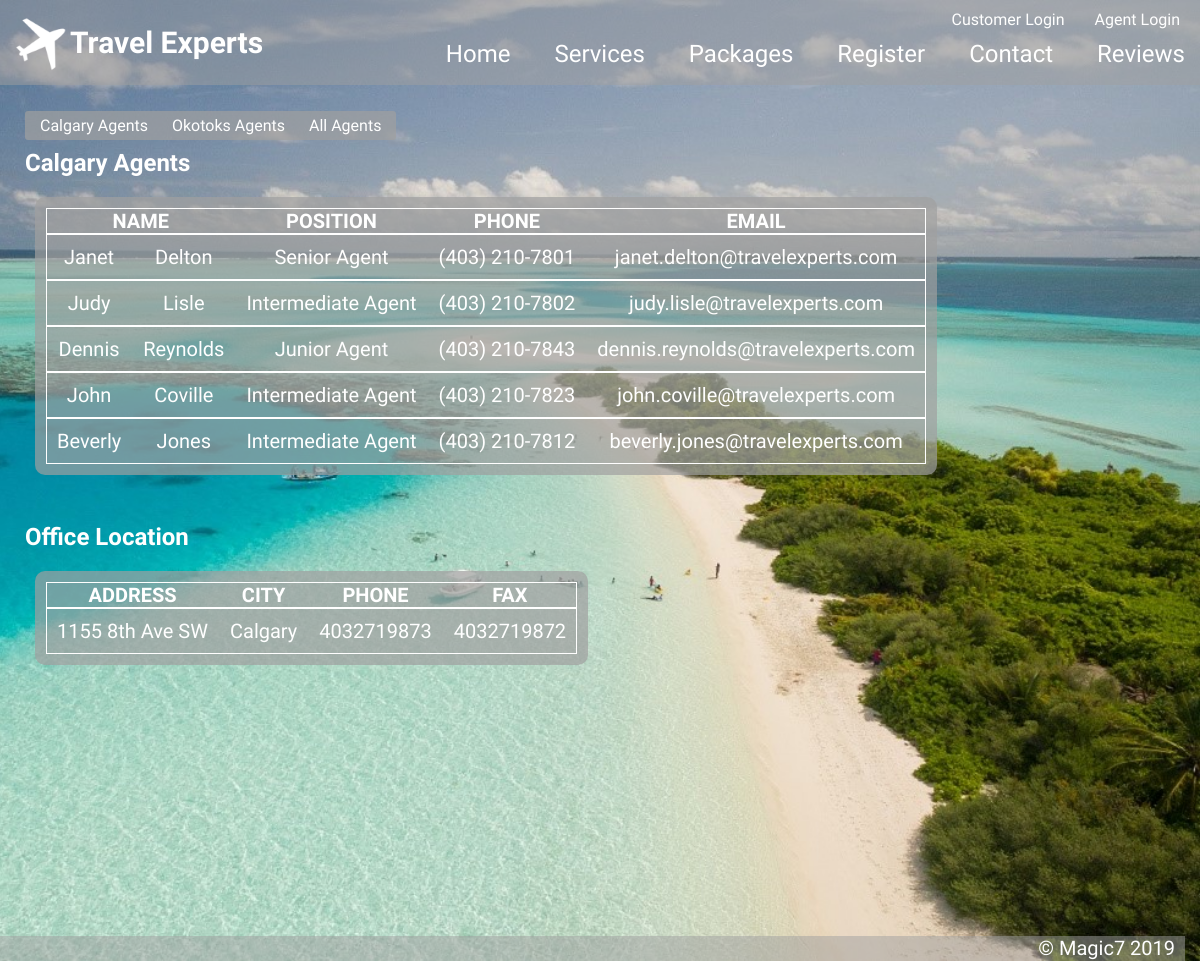
Page /agency1.php on the committed database.
### tables this page shows
CREATE TABLE `agents` (
  `AgentId` int(11) NOT NULL,
  `AgtFirstName` varchar(20) DEFAULT NULL,
  `AgtMiddleInitial` varchar(5) DEFAULT NULL,
  `AgtLastName` varchar(20) DEFAULT NULL,
  `AgtBusPhone` varchar(20) DEFAULT NULL,
  `AgtEmail` varchar(50) DEFAULT NULL,
  `AgtPosition` varchar(20) DEFAULT NULL,
  `AgencyId` int(11) DEFAULT NULL,
  `UserID` varchar(20) NOT NULL,
  `UserPwd` varchar(60) NOT NULL
);

CREATE TABLE `agencies` (
  `AgencyId` int(11) NOT NULL,
  `AgncyAddress` varchar(50) DEFAULT NULL,
  `AgncyCity` varchar(50) DEFAULT NULL,
  `AgncyProv` varchar(50) DEFAULT NULL,
  `AgncyPostal` varchar(50) DEFAULT NULL,
  `AgncyCountry` varchar(50) DEFAULT NULL,
  `AgncyPhone` varchar(50) DEFAULT NULL,
  `AgncyFax` varchar(50) DEFAULT NULL
);

### alexFunctions.php (the view, shortened to what this page needs)
<!DOCTYPE html>
<html>
<body>
<?php
function  printAgencyInfo($agencyChoice){
		 $xac = $agencyChoice;
$dbh = @mysqli_connect("localhost","root","") or @die("can't connect");
   mysqli_select_db($dbh, "travelexperts");
 	if  ($xac ==1) {
   $result = mysqli_query($dbh, "SELECT AgncyAddress, AgncyCity, AgncyPhone, AgncyFax FROM agencies WHERE AgencyId=1");
	} else if ($xac ==2){
		$result = mysqli_query($dbh, "SELECT AgncyAddress, AgncyCity, AgncyPhone, AgncyFax FROM agencies WHERE AgencyId=2");
	}else if ($xac ==3){
		$result = mysqli_query($dbh, "SELECT AgncyAddress, AgncyCity, AgncyPhone, AgncyFax FROM agencies");
	}
   ?>
   <table>
   <th>Address</th><th>City</th><th>Phone</th><th>Fax</th>
   <?php
   while ($row = mysqli_fetch_row($result))
   {
      print("<tr>");
	  foreach ($row as $col)
	  {
	     print("<td>$col</td>");
	  }
	  print("</tr>");
   }
   print("</table>");
}
function  printAgentsFromAgency($choice){
$AgencyChoice = $choice;
$dbh = @mysqli_connect("localhost","root","") or @die("can't connect");
   mysqli_select_db($dbh, "travelexperts");
   if ($AgencyChoice == 1){
   $result = mysqli_query($dbh, "SELECT AgtFirstName, AgtLastName, AgtPosition, AgtBusPhone, AgtEmail FROM agents WHERE AgencyId=1 ");
   } else if ($AgencyChoice == 2){
	  $result = mysqli_query($dbh, "SELECT AgtFirstName, AgtLastName, AgtPosition, AgtBusPhone, AgtEmail FROM agents WHERE AgencyId=2 ");
   } else if ($AgencyChoice == 3){
	  $result = mysqli_query($dbh, "SELECT AgtFirstName, AgtLastName, AgtPosition, AgtBusPhone, AgtEmail FROM agents");
   }
   ?>
   <table>
   <th colspan="2">Name</th><th>Position</th><th>Phone</th><th>Email</th>
   <?php
   while ($row = mysqli_fetch_row($result))
   {
	  print("<tr>");
	  foreach ($row as $col)
	  {
		print("<td><a href=mailto:'$col'>$col</a></td>");
	  }
	  print("</tr>");
   }
   print("</table>");
}
?>
</body>
</html>

### header.php (shortened to what this page needs)
<!DOCTYPE HTML>
<html>
  <head>
    <link rel="stylesheet" href="style.css">
  </head>

### agency1.php (shortened to what this page needs)
<?php
include("header.php");
include("alexFunctions.php");
?>
<body>
  <?php
  include("menu.php");
  ?>
  <div class="contain">
    <div id="agency">
      <ul>
        <li><a class="active" href="agency1.php">Calgary Agents</a></li>
        <li><a href="agency2.php">Okotoks Agents</a></li>
        <li><a href="agencyall.php">All Agents</a></li>
      </ul>
      <h2>Calgary Agents</h2>
      <?php
      	$choice =1;
      	$agencyChoice=1;
      	printAgentsFromAgency($choice);
      ?>
      <h2>Office Location</h2>
      <?php printAgencyInfo($agencyChoice); ?></div>
<?php
include("footer.php");
?>

### menu.php (shortened to what this page needs)
<header>
 <a href="index.php"><img src="images/plane.png"/></a>
 <a href="index.php"><h2>Travel Experts</h2></a>
 <div id=login>
   <a href="agentlogin.php">
     <?php
     if(isset($_SESSION['AgtUserID']))
      echo "Welcome, $_SESSION[AgtUserID]!";
     else
        echo "Agent Login";
      ?>
    </a>
   <a href="customerlogin.php">
     <?php
     if(isset($_SESSION['CustUserID']))
      echo "Welcome, $_SESSION[CustUserID]!";
     else
      echo "Customer Login";
    ?>
   </a>
 </div>
 <ul class ="nav">
   <li><a href="index.php">Home</a></li>
   <li><a href="services.php">Services</a></li>
   <li><a href="packages.php">Packages</a></li>
   <li><a href="register.php">Register</a></li>
   <li><a href="agency1.php">Contact</a></li>
   <li><a href="reviews.php">Reviews</a></li>
 </ul>
</header>

### footer.php
  <footer>
    <p>&copy; Magic7 2019 &nbsp;</p>
  </footer>
</body>
</html>

### style.css (style rules this page uses)
* { margin: 0; padding: 0; font-family: 'Arsenal', sans-serif; }
body { width: 100vw; overflow-x: hidden; background: url('images/beach.jpg'); background-attachment: fixed; background-position: top right; background-size: cover; }
a, a:visited { cursor:pointer; text-decoration: none; color: white; }
header { height: 100px; width: 100%; position: fixed; top: 0; background: rgba(160, 160, 160, 0.5); }
@media (min-width: 1081px) { header { height: 85px; } }
header img { float: left; margin: 5px; width: 75px; height: 75px; }
header h2 { width: 300px; position: absolute; left: 70px; top: 25px; color: white; font-size: 30px; }
.contain { text-align: center; min-height: 100vh; margin-top: 85px; padding-top: 1px; margin-bottom:0; }
#login a { float: right; display: inline; padding: 5px; margin: 5px; margin-right: 15px; }
.nav { position: absolute; top: 0; right: -5px; margin-top: 40px; text-decoration-color: white; }
.nav li { display: inline; list-style: none; font-size: 24px; margin: 10px; padding: 10px; }
footer { height: 25px; width: 100vw; position: static; float: right; text-align: right; clear: both; margin-top:0; margin-right: 15px; color: white; font-size: 16px; background: rgba(160, 160, 160, 0.5); }
footer p { right: 25px; }
@media (min-width: 641px) { footer { font-size: 20px; } }
#agency { margin: 25px; min-height: 100vh; }
#agency ul { background: rgba(160, 160, 160, 0.7); float: left; list-style: none; display: inline; border-radius: 3px; padding: 5px; }
#agency li { display: inline; padding: 10px; }
#agency h2 { float: left; color: white; margin: 0; }
#agency table { background: rgba(160, 160, 160, 0.7); border-radius: 10px; align-content: center; font-size: 20px; color: white; margin: 10px; padding: 10px; }
#agency th { text-transform: uppercase; outline: none; }
#agency tr { outline: thin solid; }
#agency td { padding: 10px; }

### rows in the picture
agents: AgtFirstName "Janet", AgtLastName "Delton", AgtPosition "Senior Agent", AgtBusPhone "(403) 210-7801", AgtEmail "janet.delton@travelexperts.com"
agents: AgtFirstName "Judy", AgtLastName "Lisle", AgtPosition "Intermediate Agent", AgtBusPhone "(403) 210-7802", AgtEmail "judy.lisle@travelexperts.com"
agents: AgtFirstName "Dennis", AgtLastName "Reynolds", AgtPosition "Junior Agent", AgtBusPhone "(403) 210-7843", AgtEmail "dennis.reynolds@travelexperts.com"
agents: AgtFirstName "John", AgtLastName "Coville", AgtPosition "Intermediate Agent", AgtBusPhone "(403) 210-7823", AgtEmail "john.coville@travelexperts.com"
agents: AgtFirstName "Beverly", AgtLastName "Jones", AgtPosition "Intermediate Agent", AgtBusPhone "(403) 210-7812", AgtEmail "beverly.jones@travelexperts.com"
agencies: AgncyAddress "1155 8th Ave SW", AgncyCity "Calgary", AgncyPhone "4032719873", AgncyFax "4032719872"
